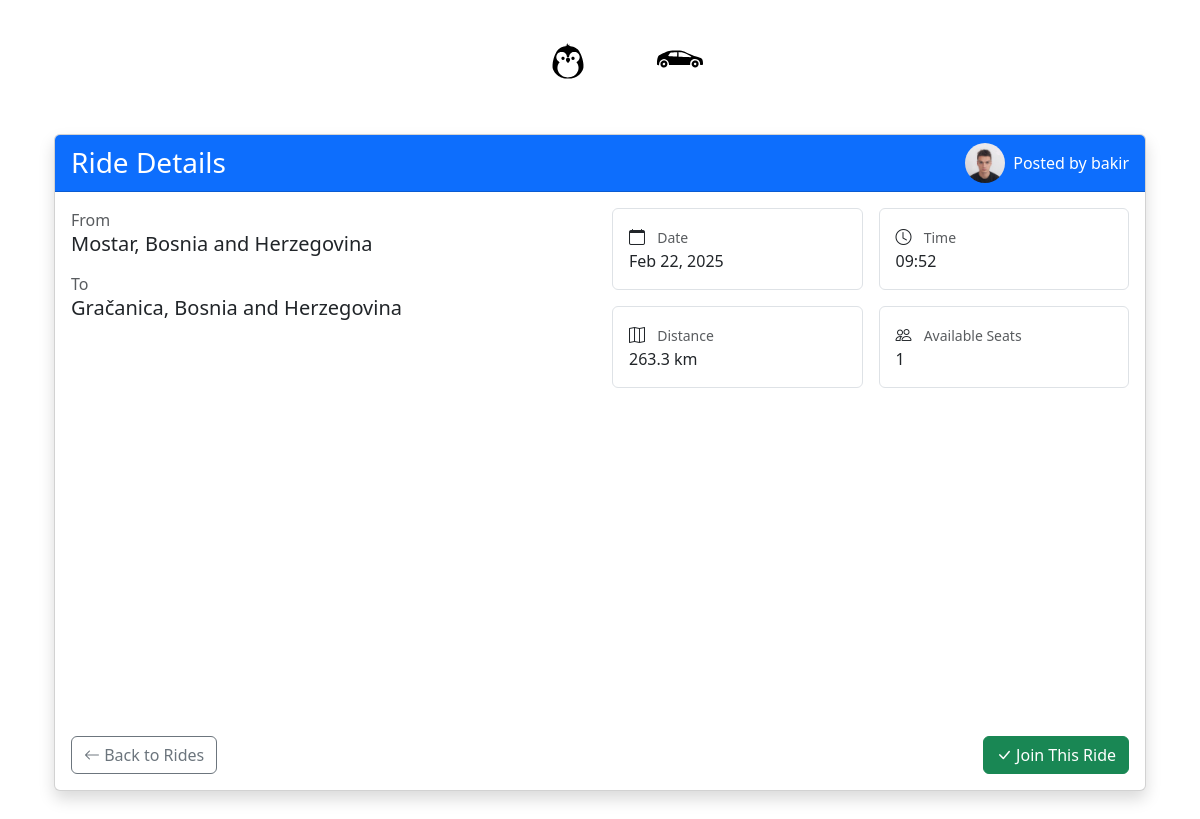
Page /rides/apply_for_ride/14/ on the committed database.
### base/models.py (models this page shows)
class User(AbstractUser):
    level = models.ForeignKey(UserLevel, on_delete=models.SET_NULL, null=True)
    km_passed = models.IntegerField(default=0)
    number_of_rides = models.IntegerField(default=0)
    profile_description = models.TextField(blank=True, null=True)
    phone_number_user = models.TextField(
        null=True,
        blank=True,
        default='387603067074',
        unique=False  # Explicitly set unique=False
    )
    path_to_profile_picture = models.CharField(default = "", max_length=20)
    class Meta:
        verbose_name = 'User'
        verbose_name_plural = 'Users'

class Ride(models.Model):
    start = models.CharField(max_length=50)
    end = models.CharField (max_length=50)
    distance = models.DecimalField(max_digits=10, decimal_places=2, default=0.00)
    travelers = models.IntegerField(default=1)
    duration = models.DurationField(null=True, blank=True)
    created_on = models.DateTimeField(default=timezone.now)  # Changed from auto_now_add
    start_date = models.DateTimeField(default=timezone.now)
    arriving_date = models.DateTimeField(default=timezone.now)
    origin_place_id = models.CharField(max_length=255, null=True)
    origin_latitude = models.FloatField(default=0)
    origin_longitude = models.FloatField(default=0)
    destination_place_id = models.CharField(max_length=255, null=True)
    destination_latitude = models.FloatField(default=0)
    destination_longitude = models.FloatField(default=0)
    distance_km = models.FloatField(default=0)
    duration_text = models.CharField(max_length=100, null=True)
    selected_route_index = models.IntegerField(default=0)
    selected_route_polyline = models.TextField(default='')

### rides/views.py (the view)
# urls.py: path('apply_for_ride/<int:ride_id>/', ApplyForRideView.as_view(), name='apply_for_ride')
class ApplyForRideView(DetailView):
    model = Ride
    template_name = 'apply.html'
    context_object_name = 'ride'
    pk_url_kwarg = 'ride_id'
    def get_context_data(self, **kwargs):
        context = super().get_context_data(**kwargs)
        ride = self.get_object()
        print(f"DEBUG: Ride ID: {ride.id}")
        print(f"DEBUG: All riders: {ride.riders.all().count()} riders found")
        print(f"DEBUG: Driver associations: {ride.riders.filter(is_driver=True).count()} drivers found")
        driver_association = ride.riders.filter(is_driver=True).first()
        if driver_association:
            context['driver'] = driver_association.user
            print(f"DEBUG: Driver found: {context['driver'].username}")
        else:
            print("DEBUG: No driver association found!")
            context['driver'] = None
        return context

### rides/templates/apply.html (shortened to what this page needs)
{% extends 'base.html' %}
{% load static %}
{% block content %}
<div class="container py-4">
    <div class="card shadow">
        <div class="card-header bg-primary text-white d-flex justify-content-between align-items-center">
            <h3 class="mb-0">Ride Details</h3>
            <div class="d-flex align-items-center">
                <img src="{% static 'base/profile_pictures/'|add:driver.path_to_profile_picture|default:'base/profile_pictures/default_avatar.png' %}"
                class="rounded-circle me-2"
                width="40"
                height="40"
                alt="Driver photo">
                <span>Posted by {{ driver.username }}</span>
            </div>
        </div>
        <div class="card-body">
            <div class="row mb-4">
                <div class="col-md-6">
                    <div class="mb-3">
                        <label class="text-muted">From</label>
                        <h5>{{ ride.start }}</h5>
                    </div>
                    <div>
                        <label class="text-muted">To</label>
                        <h5>{{ ride.end }}</h5>
                    </div>
                </div>
                <div class="col-md-6">
                    <div class="row g-3">
                        <div class="col-6">
                            <div class="p-3 border rounded">
                                <i class="bi bi-calendar me-2"></i>
                                <small class="text-muted">Date</small>
                                <div>{{ ride.start_date|date:"M d, Y" }}</div>
                            </div>
                        </div>
                        <div class="col-6">
                            <div class="p-3 border rounded">
                                <i class="bi bi-clock me-2"></i>
                                <small class="text-muted">Time</small>
                                <div>{{ ride.start_date|time:"H:i" }}</div>
                            </div>
                        </div>
                        <div class="col-6">
                            <div class="p-3 border rounded">
                                <i class="bi bi-map me-2"></i>
                                <small class="text-muted">Distance</small>
                                <div>{{ ride.distance_km|floatformat:1 }} km</div>
                            </div>
                        </div>
                        <div class="col-6">
                            <div class="p-3 border rounded">
                                <i class="bi bi-people me-2"></i>
                                <small class="text-muted">Available Seats</small>
                                <div>{{ ride.travelers }}</div>
                            </div>
                        </div>
                    </div>
                </div>
            </div>
            <div class="mb-4">
                <div id="map" style="height: 300px;" class="rounded"></div>
            </div>
            <div class="d-flex justify-content-between">
                <a href="{% url 'rides' %}" class="btn btn-outline-secondary">
                    <i class="bi bi-arrow-left"></i> Back to Rides
                </a>
                <form method="post" class="d-inline">
                    <button type="submit" class="btn btn-success">
                        <i class="bi bi-check-lg"></i> Join This Ride
                    </button>
                </form>
            </div>
        </div>
    </div>
</div>
<link rel="stylesheet" href="https://cdn.jsdelivr.net/npm/bootstrap-icons@1.11.1/font/bootstrap-icons.css">
{% endblock %}

### base/templates/base.html (style rules this page uses)
body { background-color: #ffffff; min-height: 100vh; padding: 10px; }

### rows in the picture
User: path_to_profile_picture (picture), username "bakir"
Ride: start "Mostar, Bosnia and Herzegovina", end "Gračanica, Bosnia and Herzegovina", start_date "Feb 22, 2025", start_date "09:52", distance_km "263.3", travelers "1"
